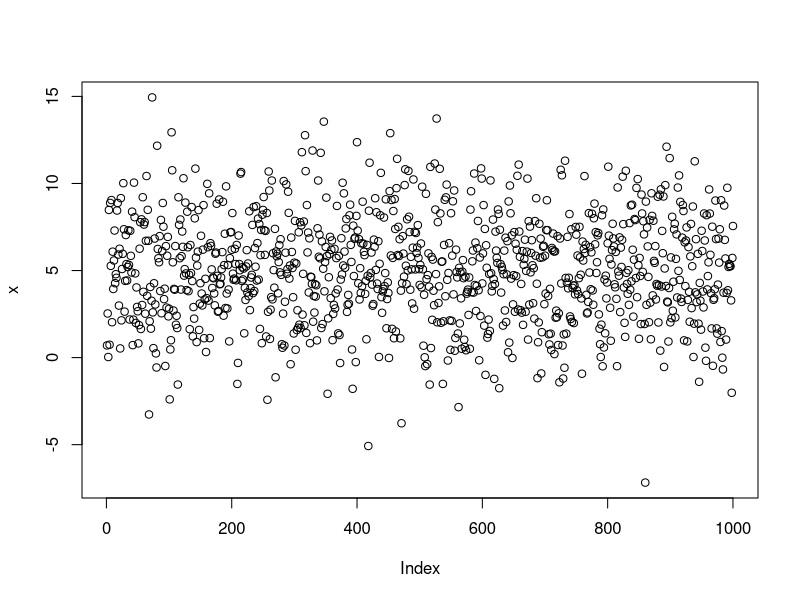
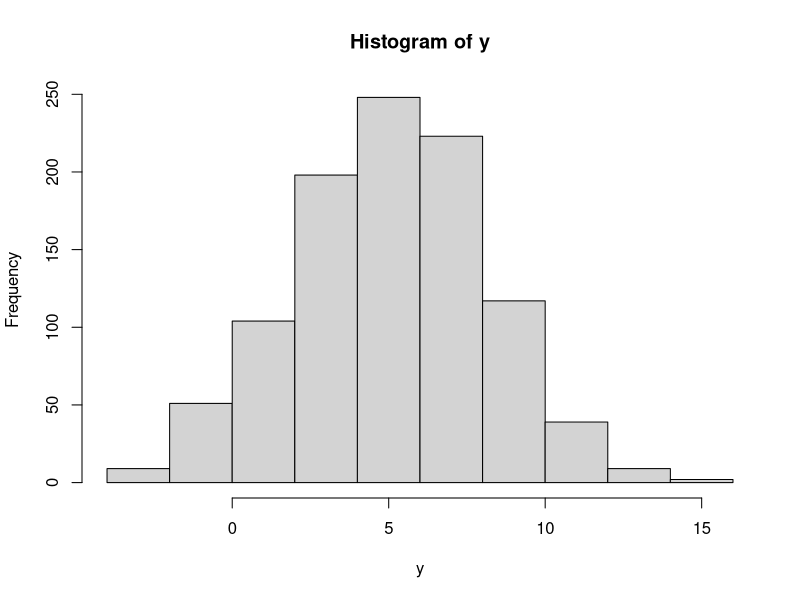
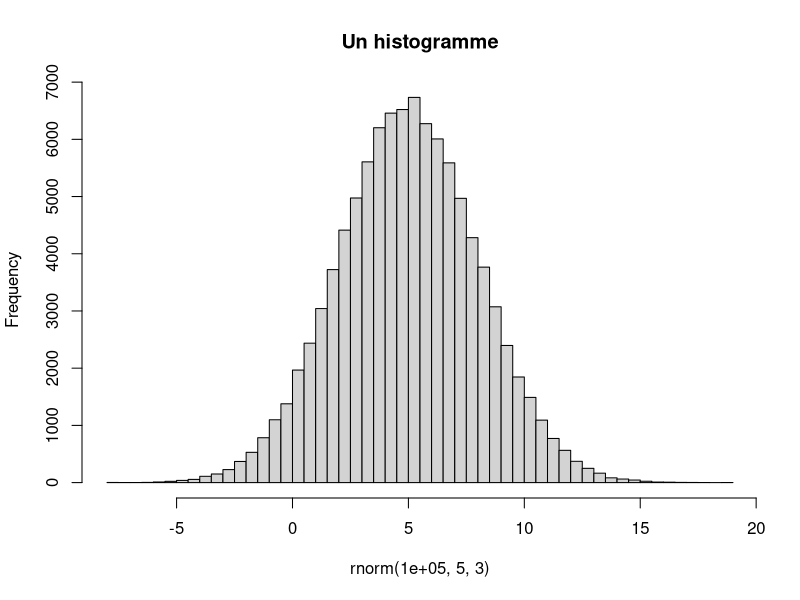
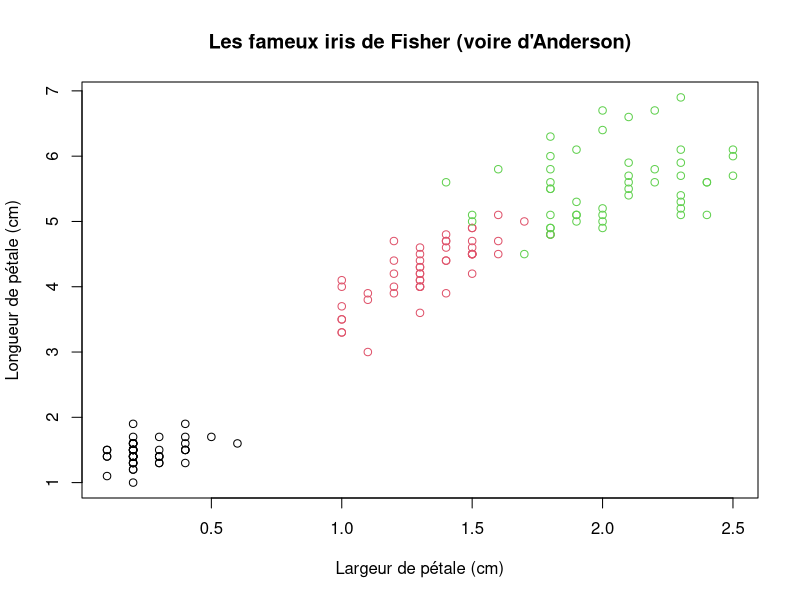
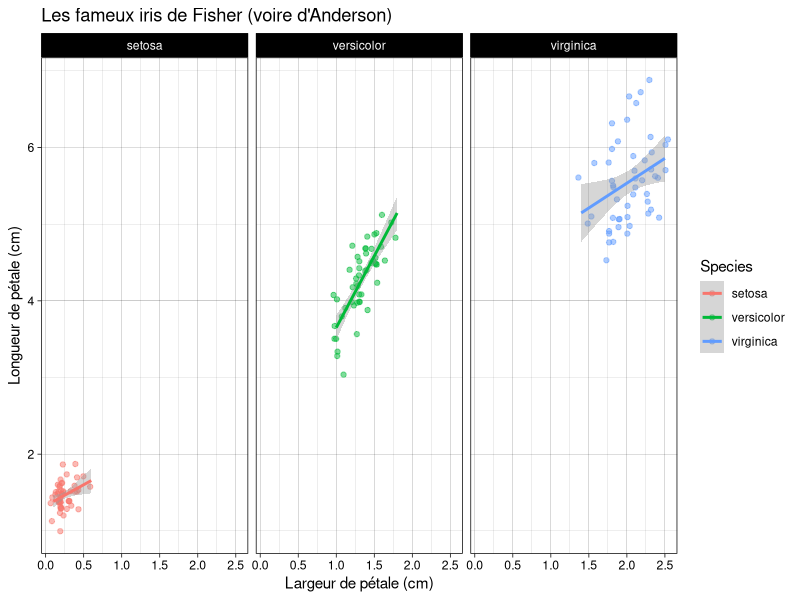
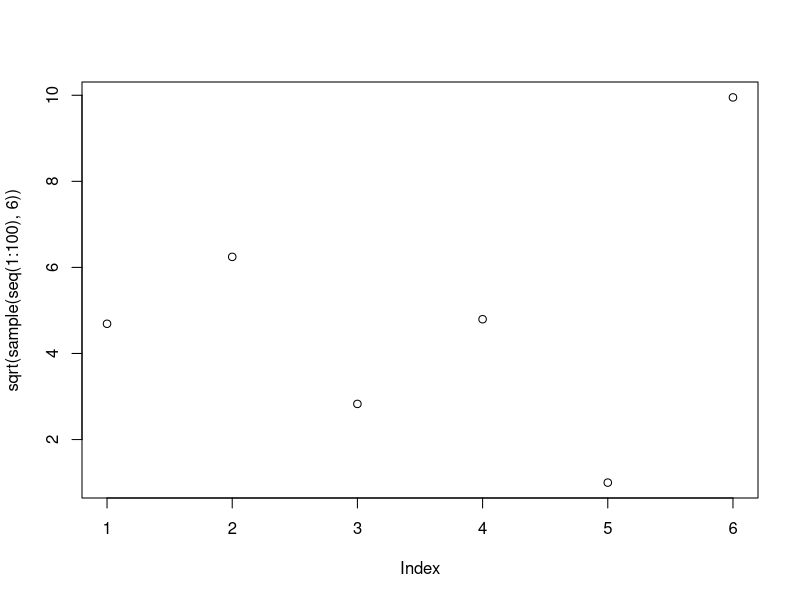
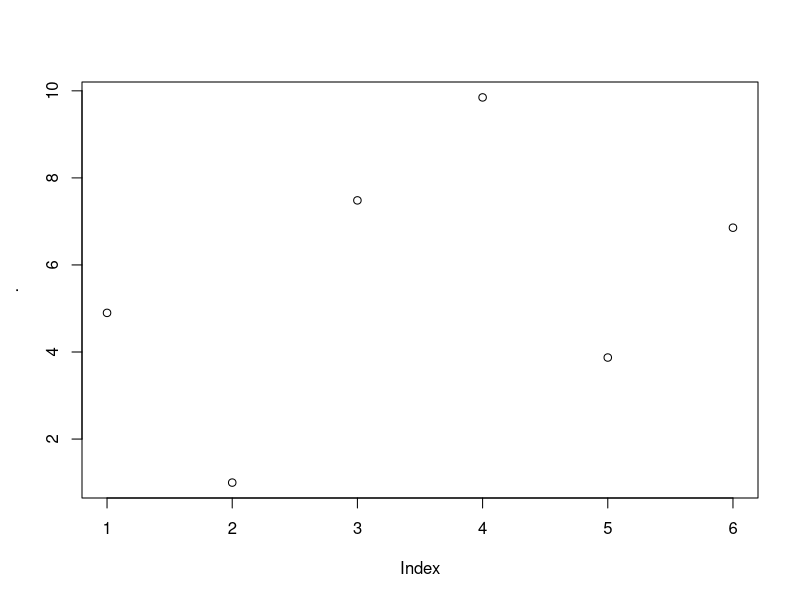

R code for these plots, in order:
## ---- chunk 1
plus3 <- function(x) {
  x+3
}

plus3(5)
plus3(1:3)
## ---- chunk 2
seq(from=1, to=5)
seq(to=5)
## ---- chunk 3
seq(fr=0, to=2, length=5)
## ---- chunk 4
seq(-3, 4, 12)
## ---- chunk 5
add_this <- function(x=1, y=0){
  x+y
}

add_this()
add_this(5)
add_this(y=7)
add_this(2, 10)
## ---- chunk 6
plus3
add_this
## ---- chunk 7
c
seq
## ---- chunk 8
tonton <- c(4, 8, 2, 9, 1, 3, 5)
test <- tonton < 5  # tests a condition
test
which(test) # returns indices of TRUE

# this can be used to index
tonton[which(test)]
# or more directly
tonton[test] # filter elements of tonton lower than 5

# conditions can be combined
tonton[tonton < 5 & tonton >=2] # same with lower than 5 AND higher or equal to 2
tata <- c(7:1)
tonton[tata %in% c(3, 4, 5)] # takes the elements of tonton for which those of that are in 3:5

## ---- chunk 9

toto <- "a"
class(toto)
## ---- chunk 10
prenom <- c("Hildegarde", "Jean-Jacques", "Victor")
prenom
## ---- chunk 11
stature <- c(178, 163, 184)
stature
class(stature)
## ---- chunk 12
genre <- factor(c("femme", "homme", "autre"))
class(genre)
genre
## ---- chunk 13
genre2 <- c(genre, "licorne")
genre2
class(genre2)
## ---- chunk 14
formation <- c(TRUE, FALSE, TRUE)
class(formation)
formation
## ---- chunk 15
stature > 180
## ---- chunk 16
prenom
stature
genre
formation
## ---- chunk 17
list(toto="A", tata=c(1, 3))
list(prenom, stature)
## ---- chunk 18
data <- data.frame(prenom=prenom,
                   stature=stature,
                   genre=genre,
                   formation=formation)
data
class(data)

## ---- chunk 19
is.logical(formation)
is.factor(prenom)
is.data.frame(data)
## ---- chunk 20
as.factor(prenom)
as.character(genre)
## ---- chunk 21
data[1, ] # first row
data[, 1] # first column
data[-2, ] # everything but the second row
data[c(1, 3), -3] # first and third row, all columns but the third
## ---- chunk 22
data[, 2, drop=FALSE]
## ---- chunk 23
data$stature
## ---- chunk 24
data[[3]]
data[["genre"]]
## ---- chunk 25
toto <- 5:3
toto
toto[2]
toto[[2]]
## ---- chunk 26
tata <- list(wagon1="a", wagon2=1:3)
# [ picks a list element
tata[2]
class(tata[2])

# [[ picks a list element AND drops the list
tata[[2]]
class(tata[[2]])
## ---- chunk 27
tata$wagon2
## ---- chunk 28
m <- matrix(c(3, 1, 9.2, 6, 7, 0), nrow=2)
m
## ---- chunk 29
dim(m)
nrow(m)
ncol(m)
rownames(m) <- c("plop", "plip")
rownames(m) # idem for colnames
## ---- chunk 30
apply(m, 2, sum)
## ---- chunk 31
a <- array(data=c(1, 2, 3, 4, 5, 6, 7, 8, 9, 10, 11, 12), dim=c(2, 3, 2))
a
## ---- chunk 32
a[1, 3, 2]
## ---- chunk 33
x <- c(5, 4, 3, 2, 1)
length(x) 
min(x)
max(x)
range(x)  # shortcut for c(min(x), max(x))
median(x) # shortcut for quantile(x, probs=0.5)
sum(x)
mean(x)   # average
sd(x)     # standard deviation
var(x)    # variance
## ---- chunk 34
f1 <- factor(c("apple", "banana", "banana", "pear", "grape", "grape"))
f2 <- factor(c("yellow", "yellow", "yellow", "green", "red", "green"))

length(f1)  # length
levels(f1)  # levels, as character
nlevels(f1) # number of levels, shortcut for length(level(f1))
table(f1)   # count occurences
table(f1, f2) # cross-tabulate factors
## ---- chunk 35
bla1 <- "tonton"
bla2 <- "tata"

nchar(bla1) # count characters
paste(bla1, bla2, sep=" et ") # see also paste0
toupper(bla1) # convert to upper case. see also tolower()
gsub("o", "i", bla1) # replace all 'o' with 'i' in bla1. see ?grep
substr(bla1, 2, 4) # character from positions 2 to 4
abbreviate(bla1) # abbreviate
## ---- chunk 36
dim(data)
nrow(data)
ncol(data) # equivalent to length(data)
summary(data) # a summary, column-wise
head(data) # show only the first rows
tail(data) # show only the last rows
# View(data) # show an interactive viewer for your data.frame
str(data)  # show the structure of your data.frame
## ---- chunk 37
set.seed(2329)
runif(10, -1, 1)
## ---- chunk 38
set.seed(2329) # ensure reproducibility
## ---- chunk 39
sample(1:6, size=1)
## ---- chunk 40
sample(1:49, size=6, replace=FALSE)
## ---- chunk 41
runif(10, 0, 1) # see ?runif
## ---- chunk 42
x <- rnorm(1e3, 5, 3)
mean(x)
sd(x)
## ---- chunk 43
y <- rnorm(1e3, 5, 3)
mean(x) - mean(y)
## ---- chunk 44
plot(x)
## ---- chunk 45
hist(y)
## ---- chunk 46
hist(rnorm(1e5, 5, 3), breaks=50, main="Un histogramme")

## ---- chunk 47
head(iris)
plot(Petal.Length~Petal.Width, data=iris, col=Species,
     xlab="Largeur de pétale (cm)", ylab="Longueur de pétale (cm)",
     main="Les fameux iris de Fisher (voire d'Anderson)")
## ---- chunk 48
library(ggplot2)
ggplot(iris) + 
  aes(x=Petal.Width, y=Petal.Length, col=Species) + 
  geom_jitter(alpha=0.5) +
  geom_smooth(method="lm", formula="y~x") +
  facet_grid(~Species) +
  xlab("Largeur de pétale (cm)") + 
  ylab("Longueur de pétale (cm)") +
  ggtitle("Les fameux iris de Fisher (voire d'Anderson)") +
  theme_linedraw()
## ---- chunk 49
library(magrittr)
plot(sqrt(sample(seq(1:100), 6)))              # road to burnout
seq(1:100) %>% sample(6) %>% sqrt() %>% plot() # let's breathe
## ---- chunk 50
x <- 45
plus3(5)
## ---- chunk 51
plus3(x)
## ---- chunk 52
# this is a comment. R ignores you, you should not!
# add two numbers
1+1 # comments can also live after a command
# but not before (on the same line): 3+3
